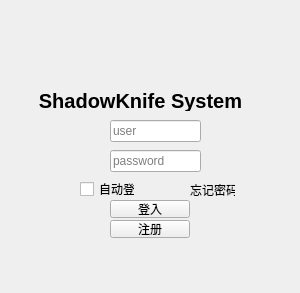
<?xml version="1.0" encoding="UTF-8"?>
<ui version="4.0">
 <class>LoginInterface</class>
 <widget class="QWidget" name="LoginInterface">
  <property name="geometry">
   <rect>
    <x>0</x>
    <y>0</y>
    <width>300</width>
    <height>293</height>
   </rect>
  </property>
  <property name="baseSize">
   <size>
    <width>495</width>
    <height>705</height>
   </size>
  </property>
  <property name="windowTitle">
   <string>LoginInterface</string>
  </property>
  <widget class="QLabel" name="logo">
   <property name="geometry">
    <rect>
     <x>120</x>
     <y>30</y>
     <width>41</width>
     <height>41</height>
    </rect>
   </property>
   <property name="styleSheet">
    <string notr="true">border-image: url(:/Image/Image/logo.png);</string>
   </property>
   <property name="text">
    <string/>
   </property>
  </widget>
  <widget class="QLabel" name="ShadowKnife">
   <property name="geometry">
    <rect>
     <x>30</x>
     <y>90</y>
     <width>221</width>
     <height>21</height>
    </rect>
   </property>
   <property name="font">
    <font>
     <pointsize>15</pointsize>
     <bold>true</bold>
     <strikeout>false</strikeout>
    </font>
   </property>
   <property name="text">
    <string>ShadowKnife System</string>
   </property>
   <property name="alignment">
    <set>Qt::AlignCenter</set>
   </property>
  </widget>
  <widget class="QLineEdit" name="UserNameEdit">
   <property name="geometry">
    <rect>
     <x>110</x>
     <y>120</y>
     <width>91</width>
     <height>22</height>
    </rect>
   </property>
   <property name="placeholderText">
    <string>user</string>
   </property>
  </widget>
  <widget class="QLabel" name="UserImage">
   <property name="geometry">
    <rect>
     <x>70</x>
     <y>120</y>
     <width>16</width>
     <height>16</height>
    </rect>
   </property>
   <property name="baseSize">
    <size>
     <width>50</width>
     <height>50</height>
    </size>
   </property>
   <property name="styleSheet">
    <string notr="true">border-image: url(:/Image/Image/userlogin.png);</string>
   </property>
   <property name="text">
    <string/>
   </property>
   <property name="alignment">
    <set>Qt::AlignCenter</set>
   </property>
  </widget>
  <widget class="QLineEdit" name="PasswordEdit">
   <property name="geometry">
    <rect>
     <x>110</x>
     <y>150</y>
     <width>91</width>
     <height>22</height>
    </rect>
   </property>
   <property name="echoMode">
    <enum>QLineEdit::Password</enum>
   </property>
   <property name="placeholderText">
    <string>password</string>
   </property>
  </widget>
  <widget class="QLabel" name="PasswordImage">
   <property name="geometry">
    <rect>
     <x>70</x>
     <y>150</y>
     <width>16</width>
     <height>16</height>
    </rect>
   </property>
   <property name="styleSheet">
    <string notr="true">border-image: url(:/Image/Image/password.png);</string>
   </property>
   <property name="text">
    <string/>
   </property>
   <property name="alignment">
    <set>Qt::AlignCenter</set>
   </property>
  </widget>
  <widget class="QCheckBox" name="Autologin">
   <property name="geometry">
    <rect>
     <x>80</x>
     <y>180</y>
     <width>55</width>
     <height>18</height>
    </rect>
   </property>
   <property name="text">
    <string>自动登入</string>
   </property>
  </widget>
  <widget class="QLabel" name="Forget">
   <property name="geometry">
    <rect>
     <x>190</x>
     <y>180</y>
     <width>45</width>
     <height>20</height>
    </rect>
   </property>
   <property name="text">
    <string>忘记密码？</string>
   </property>
  </widget>
  <widget class="QPushButton" name="LoginButton">
   <property name="geometry">
    <rect>
     <x>110</x>
     <y>200</y>
     <width>80</width>
     <height>18</height>
    </rect>
   </property>
   <property name="text">
    <string>登入</string>
   </property>
  </widget>
  <widget class="QPushButton" name="SigninButton">
   <property name="geometry">
    <rect>
     <x>110</x>
     <y>220</y>
     <width>80</width>
     <height>18</height>
    </rect>
   </property>
   <property name="text">
    <string>注册</string>
   </property>
  </widget>
 </widget>
 <tabstops>
  <tabstop>UserNameEdit</tabstop>
  <tabstop>LoginButton</tabstop>
  <tabstop>SigninButton</tabstop>
 </tabstops>
 <resources/>
 <connections/>
</ui>
